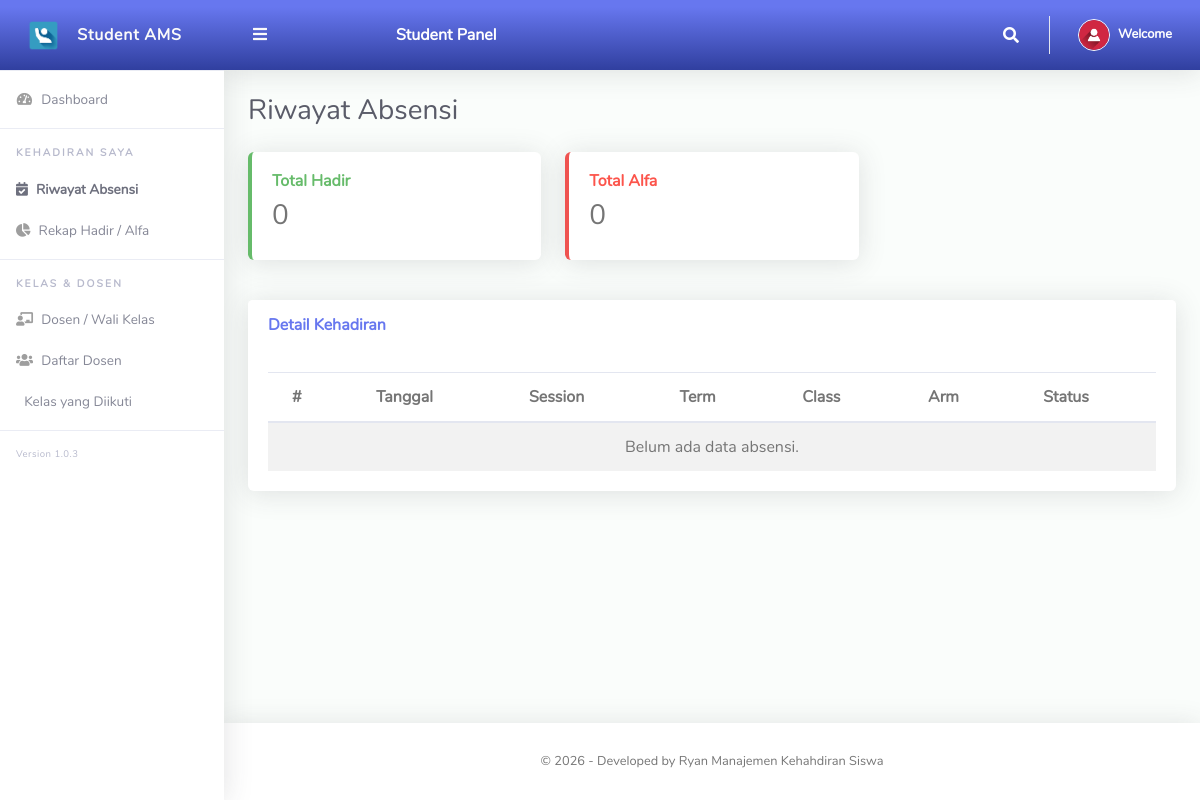
Before: /student/attendance-history.php (signed in) with the older database file.
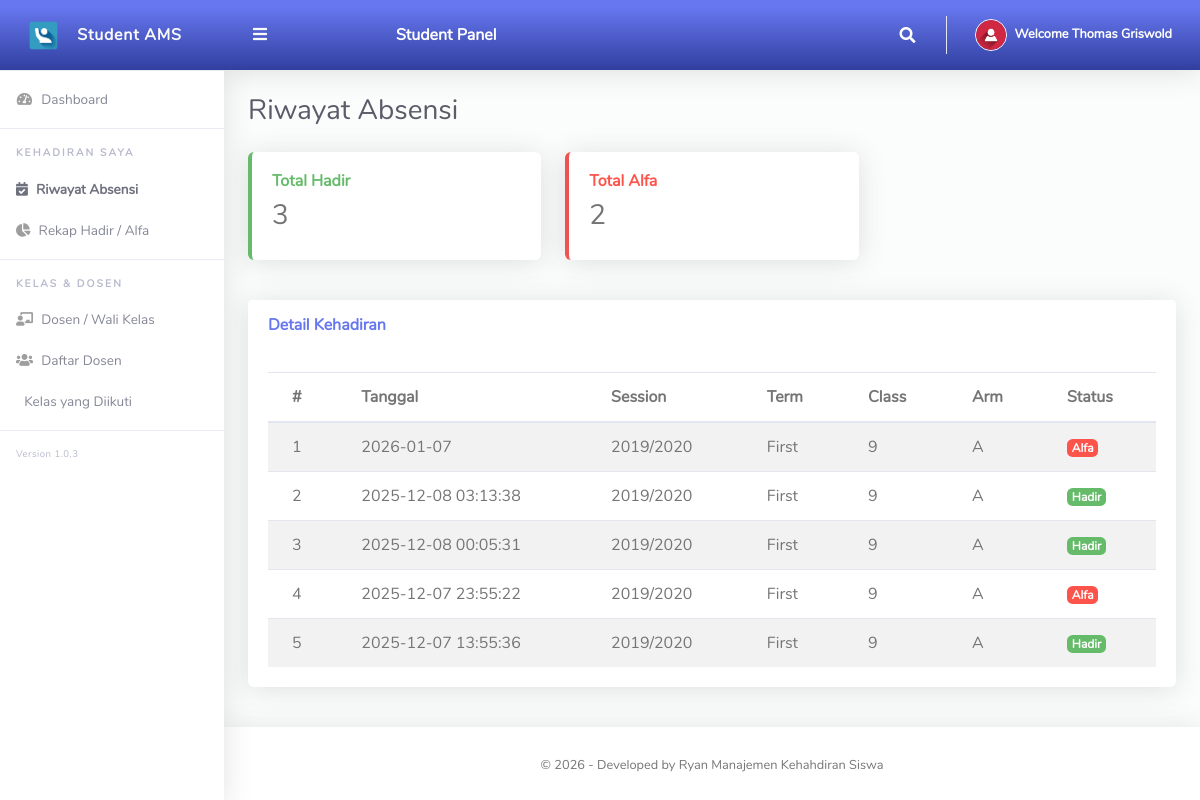
After: the same page with the newer database file.
### tables this page shows
CREATE TABLE `tblstudents` (
  `Id` int(10) NOT NULL,
  `fullName` varchar(150) NOT NULL,
  `admissionNumber` varchar(50) NOT NULL,
  `password` varchar(50) NOT NULL,
  `classId` varchar(10) NOT NULL,
  `classArmId` varchar(10) NOT NULL,
  `dateCreated` varchar(50) NOT NULL
);

CREATE TABLE `tblattendance` (
  `Id` int(10) NOT NULL,
  `admissionNo` varchar(255) NOT NULL,
  `classId` varchar(10) NOT NULL,
  `classArmId` varchar(10) NOT NULL,
  `meetingId` int(11) DEFAULT NULL,
  `meetingNo` int(3) NOT NULL,
  `sessionTermId` varchar(10) NOT NULL,
  `status` varchar(10) NOT NULL,
  `dateTimeTaken` varchar(20) NOT NULL
);

CREATE TABLE `tblsessionterm` (
  `Id` int(10) NOT NULL,
  `sessionName` varchar(50) NOT NULL,
  `termId` varchar(50) NOT NULL,
  `isActive` varchar(10) NOT NULL,
  `dateCreated` varchar(50) NOT NULL
);

CREATE TABLE `tblterm` (
  `Id` int(10) NOT NULL,
  `termName` varchar(20) NOT NULL
);

CREATE TABLE `tblclass` (
  `Id` int(10) NOT NULL,
  `className` varchar(255) NOT NULL
);

CREATE TABLE `tblclassarms` (
  `Id` int(10) NOT NULL,
  `classId` varchar(10) NOT NULL,
  `classArmName` varchar(255) NOT NULL,
  `isAssigned` varchar(10) NOT NULL
);

### student/attendance-history.php (the view, shortened to what the changed rows need)
<?php
include '../Includes/dbcon.php';
$admissionNo = $_SESSION['admissionNumber'];
$classId     = $_SESSION['classId'];
$classArmId  = $_SESSION['classArmId'];
$statRes = mysqli_query(
    $conn,
    "SELECT
        SUM(CASE WHEN status = '1' THEN 1 ELSE 0 END) AS totalPresent,
        SUM(CASE WHEN status = '0' THEN 1 ELSE 0 END) AS totalAbsent
     FROM tblattendance
     WHERE admissionNo = '$admissionNo'
       AND classId = '$classId'
       AND classArmId = '$classArmId'"
);
$stat = $statRes ? mysqli_fetch_assoc($statRes) : ['totalPresent' => 0, 'totalAbsent' => 0];
$q = "
    SELECT a.dateTimeTaken, a.status,
           c.className, ca.classArmName,
           st.sessionName, t.termName
    FROM tblattendance a
    JOIN tblclass c ON c.Id = a.classId
    JOIN tblclassarms ca ON ca.Id = a.classArmId
    JOIN tblsessionterm st ON st.Id = a.sessionTermId
    JOIN tblterm t ON t.Id = st.termId
    WHERE a.admissionNo = '$admissionNo'
      AND a.classId = '$classId'
      AND a.classArmId = '$classArmId'
    ORDER BY a.dateTimeTaken DESC
";
$res = mysqli_query($conn, $q);
?>
<!DOCTYPE html>
<html lang="en">
<head>
  <link href="../vendor/fontawesome-free/css/all.min.css" rel="stylesheet">
  <link href="../vendor/bootstrap/css/bootstrap.min.css" rel="stylesheet">
  <link href="css/ruang-admin.min.css" rel="stylesheet">
</head>
<body id="page-top">
<div id="wrapper">
  <div id="content-wrapper" class="d-flex flex-column">
    <div id="content">
      <?php include 'includes/topbar.php'; ?>
      <div class="container-fluid" id="container-wrapper">
        <div class="d-sm-flex align-items-center justify-content-between mb-4">
          <h1 class="h3 mb-0 text-gray-800">Riwayat Absensi</h1>
        </div>
        <div class="row mb-3" id="summary">
          <div class="col-xl-4 col-md-6 mb-4">
            <div class="card border-left-success h-100">
              <div class="card-body">
                <h6 class="font-weight-bold text-success">Total Hadir</h6>
                <h3><?php echo (int)$stat['totalPresent']; ?></h3>
              </div>
            </div>
          </div>
          <div class="col-xl-4 col-md-6 mb-4">
            <div class="card border-left-danger h-100">
              <div class="card-body">
                <h6 class="font-weight-bold text-danger">Total Alfa</h6>
                <h3><?php echo (int)$stat['totalAbsent']; ?></h3>
              </div>
            </div>
          </div>
        </div>
        <div class="row mb-3">
          <div class="col-lg-12">
            <div class="card mb-4">
              <div class="card-body">
                <table class="table table-striped table-hover">
                  <thead>
                    <tr>
                      <th>#</th>
                      <th>Tanggal</th>
                      <th>Session</th>
                      <th>Term</th>
                      <th>Class</th>
                      <th>Arm</th>
                      <th>Status</th>
                    </tr>
                  </thead>
                  <tbody>
                  <?php
                  $i = 1;
                  if ($res && mysqli_num_rows($res) > 0):
                      while ($row = mysqli_fetch_assoc($res)):
                          $statusText = $row['status'] == '1' ? 'Hadir' : 'Alfa';
                          $badgeClass = $row['status'] == '1' ? 'badge-success' : 'badge-danger';
                          ?>
                          <tr>
                            <td><?php echo $i++; ?></td>
                            <td><?php echo htmlspecialchars($row['dateTimeTaken']); ?></td>
                            <td><?php echo htmlspecialchars($row['sessionName']); ?></td>
                            <td><?php echo htmlspecialchars($row['termName']); ?></td>
                            <td><?php echo htmlspecialchars($row['className']); ?></td>
                            <td><?php echo htmlspecialchars($row['classArmName']); ?></td>
                            <td><span class="badge <?php echo $badgeClass; ?>"><?php echo $statusText; ?></span></td>
                          </tr>
                          <?php
                      endwhile;
                  else:
                      ?>
                      <tr>
                        <td colspan="7" class="text-center">Belum ada data absensi.</td>
                      </tr>
                      <?php
                  endif;
                  ?>
                  </tbody>
                </table>
              </div>
            </div>
          </div>
        </div>
      </div>
    </div>
  </div>
</div>
</body>
</html>

### student/Includes/topbar.php (shortened to what the changed rows need)
<?php
$studentId = $_SESSION['studentId'] ?? null;
$query = "SELECT fullName FROM tblstudents WHERE Id = '$studentId' LIMIT 1";
$rs    = $conn->query($query);
$rows  = $rs ? $rs->fetch_assoc() : null;
$fullName = $rows ? $rows['fullName'] : "Student";
?>
<nav class="navbar navbar-expand navbar-light bg-gradient-primary topbar mb-4 static-top">
    <ul class="navbar-nav ml-auto">
        <li class="nav-item dropdown no-arrow">
            <a class="nav-link dropdown-toggle" href="#" id="userDropdown" role="button" data-toggle="dropdown"
               aria-haspopup="true" aria-expanded="false">
                <span class="ml-2 d-none d-lg-inline text-white small">
                    <b>Welcome <?php echo htmlspecialchars($fullName); ?></b>
                </span>
            </a>
        </li>
    </ul>
</nav>

Changed rows visible on the page:
now on this page (row edited): tblstudents: fullName "Thomas Griswold"
added tblattendance: dateTimeTaken "2026-01-07", sessionTermId.sessionName "2019/2020", tblterm.termName "First", classId.className "9", classArmId.classArmName "A", status "Alfa"
added tblattendance: dateTimeTaken "2025-12-08 03:13:38", sessionTermId.sessionName "2019/2020", tblterm.termName "First", classId.className "9", classArmId.classArmName "A", status "Hadir"
added tblattendance: dateTimeTaken "2025-12-08 00:05:31", sessionTermId.sessionName "2019/2020", tblterm.termName "First", classId.className "9", classArmId.classArmName "A", status "Hadir"
added tblattendance: dateTimeTaken "2025-12-07 23:55:22", sessionTermId.sessionName "2019/2020", tblterm.termName "First", classId.className "9", classArmId.classArmName "A", status "Alfa"
added tblattendance: dateTimeTaken "2025-12-07 13:55:36", sessionTermId.sessionName "2019/2020", tblterm.termName "First", classId.className "9", classArmId.classArmName "A", status "Hadir"
Other visible differences:
$stat['totalPresent']: "0" → "3"
$stat['totalAbsent']: "0" → "2"
text no longer shown: "Belum ada data absensi."
